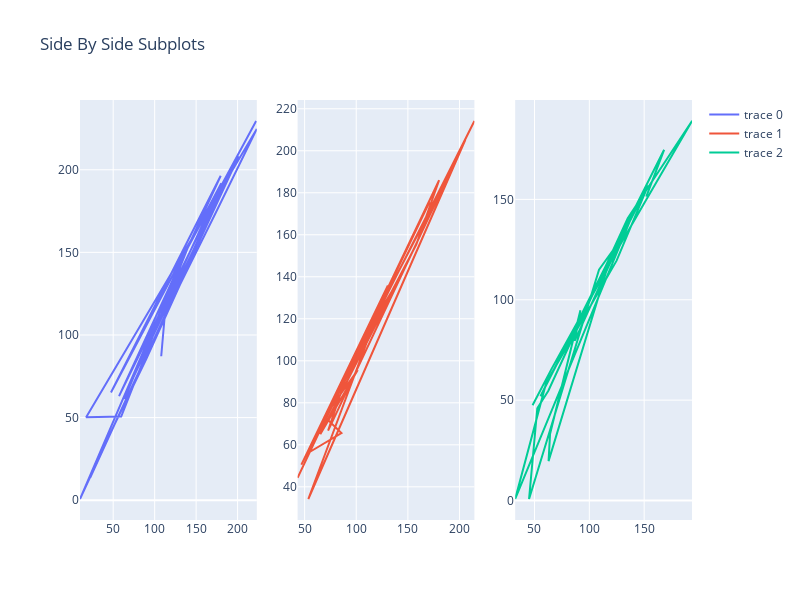

Notebook code for this chart:
### Code cell
from plotly.subplots import make_subplots
import plotly.graph_objects as go

fig = make_subplots(rows=1, cols=3)

fig.add_trace(
    go.Scatter(x=merged_df['r_source'], y=merged_df['r_target'], hovertext=merged_df['label'], mode='markers'),
    row=1, col=1
)

fig.add_trace(
    go.Scatter(x=merged_df['g_source'], y=merged_df['g_target'], hovertext=merged_df['label'], mode='markers'),
    row=1, col=2
)

fig.add_trace(
    go.Scatter(x=merged_df['b_source'], y=merged_df['b_target'], hovertext=merged_df['label'], mode='markers'),
    row=1, col=3
)


fig.update_layout(height=600, width=800, title_text="Side By Side Subplots")
fig.show()

### Figure 1 — Plotly figure (JSON) as saved in the notebook; plotly's stock layout.template omitted (floating-point values rounded to 4 significant figures)
{"data": [{"hovertext": [1, 2, 3, 4, 5, 6, 7, 8, 9, 10, 11, 12, 13, 14, 15, 16, 17, 18, 19, 20, 21, 22, 23, 24], "type": "scatter", "x": [22.33, 51.44, 89.73, 130.5, 173.1, 223.2, 17.38, 59.65, 139.6, 222.4, 140.4, 9.967, 201.3, 143.2, 57.05, 179.7, 47.33, 180.3, 75.5, 176.6, 74.54, 63.48, 114.2, 107.9], "xaxis": "x", "y": [13.64, 45.66, 85.23, 130.3, 173.4, 224.7, 50.17, 50.65, 152.4, 229.5, 153.3, 0.7144, 208.1, 151.1, 62.96, 196.3, 65.19, 191.8, 76.59, 182.9, 74.52, 61.2, 123.3, 87.13], "yaxis": "y"}, {"hovertext": [1, 2, 3, 4, 5, 6, 7, 8, 9, 10, 11, 12, 13, 14, 15, 16, 17, 18, 19, 20, 21, 22, 23, 24], "type": "scatter", "x": [43.21, 65.44, 99.73, 136.2, 166.7, 214.4, 46.86, 130.7, 53.6, 205.6, 72.75, 88.82, 158.1, 180.2, 54.88, 85.67, 69.33, 101.5, 65.16, 141.0, 111.5, 90.48, 117.2, 170.9], "xaxis": "x2", "y": [44.31, 67.42, 101.2, 138.0, 166.9, 214.2, 50.55, 135.8, 34.19, 205.2, 66.74, 90.12, 155.3, 186.0, 56.57, 65.57, 73.39, 95.62, 65.05, 138.5, 114.0, 93.31, 120.4, 175.6], "yaxis": "y2"}, {"hovertext": [1, 2, 3, 4, 5, 6, 7, 8, 9, 10, 11, 12, 13, 14, 15, 16, 17, 18, 19, 20, 21, 22, 23, 24], "type": "scatter", "x": [48.27, 65.44, 98.73, 126.4, 149.6, 193.6, 135.0, 62.66, 52.58, 45.06, 108.9, 121.1, 62.85, 64.2, 91.88, 86.67, 142.3, 32.43, 60.71, 124.9, 153.5, 55.48, 168.2, 151.9], "xaxis": "x3", "y": [47.5, 65.45, 98.32, 125.8, 147.7, 189.0, 140.6, 54.7, 45.98, 0.768, 114.9, 124.3, 19.62, 33.16, 94.73, 79.5, 146.3, 0.8183, 58.66, 119.5, 156.9, 51.95, 174.7, 151.4], "yaxis": "y3"}], "layout": {"height": 600, "title": {"text": "Side By Side Subplots"}, "width": 800, "xaxis": {"anchor": "y", "domain": [0, 0.2889]}, "xaxis2": {"anchor": "y2", "domain": [0.3556, 0.6444]}, "xaxis3": {"anchor": "y3", "domain": [0.7111, 1]}, "yaxis": {"anchor": "x", "domain": [0, 1]}, "yaxis2": {"anchor": "x2", "domain": [0, 1]}, "yaxis3": {"anchor": "x3", "domain": [0, 1]}}}
